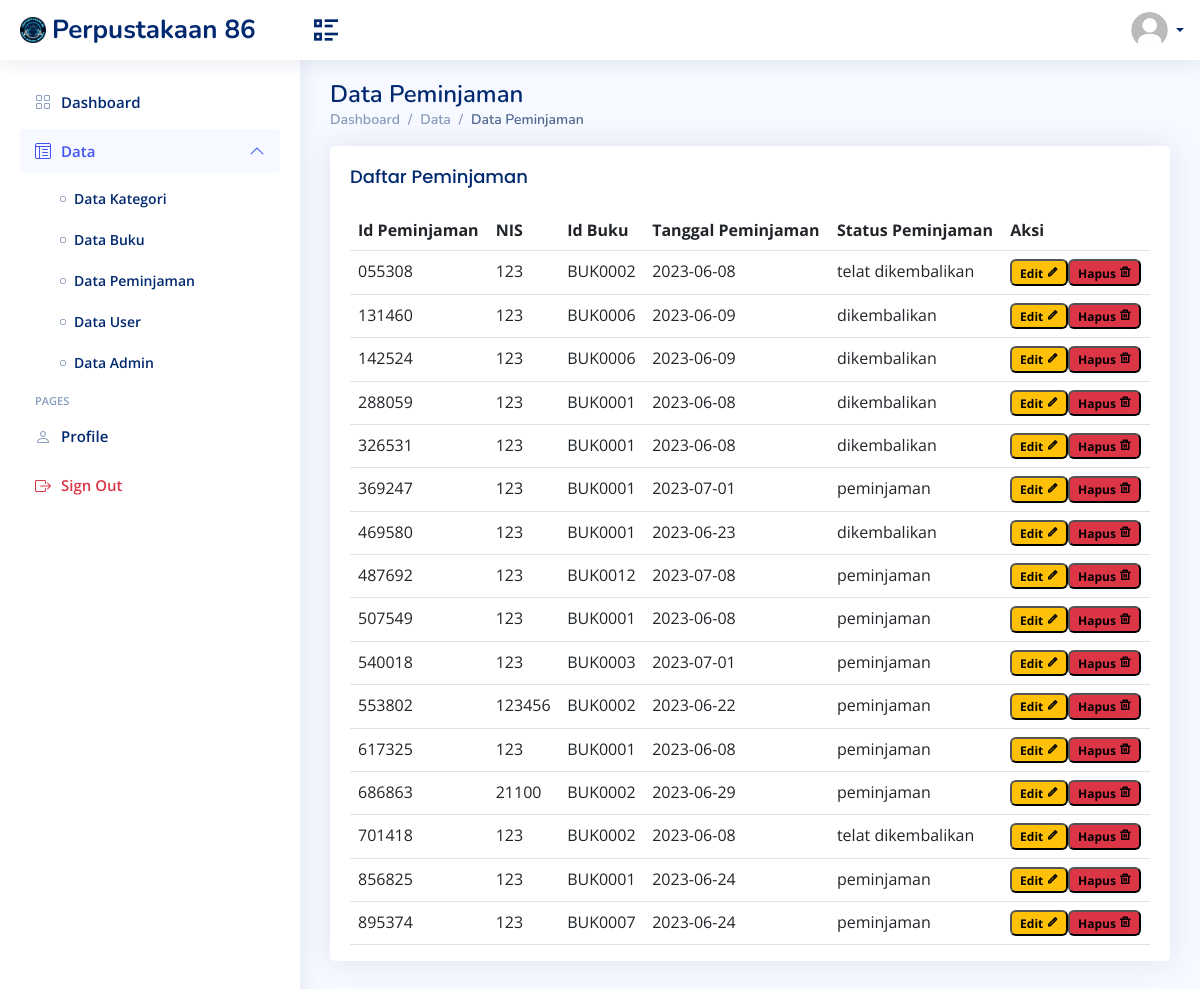
/tables-data-peminjaman.php, run on the app's committed database.
### tables this page shows
CREATE TABLE `peminjaman` (
  `id_peminjaman` char(6) NOT NULL,
  `nis` char(10) NOT NULL,
  `id_buku` char(7) NOT NULL,
  `tanggal_peminjaman` date NOT NULL,
  `status_peminjaman` varchar(20) NOT NULL
);

### tables-data-peminjaman.php (the view, shortened to what this page needs)
<?php
  include("connectDB.php");
    $sql = "SELECT nama FROM akunadmin WHERE nip='$nisnip'";
    $result = mysqli_query($conn, $sql);
    $row = mysqli_fetch_assoc($result);
    $profile = $row['nama'];
    $sql = "SELECT * FROM peminjaman";
    $result = mysqli_query($conn, $sql);
?>
<!DOCTYPE html>
<html lang="en">
<head>
  <link href="assets/vendor/bootstrap/css/bootstrap.min.css" rel="stylesheet">
  <link href="assets/vendor/bootstrap-icons/bootstrap-icons.css" rel="stylesheet">
  <link href="assets/vendor/boxicons/css/boxicons.min.css" rel="stylesheet">
  <link href="assets/vendor/quill/quill.snow.css" rel="stylesheet">
  <link href="assets/vendor/quill/quill.bubble.css" rel="stylesheet">
  <link href="assets/vendor/remixicon/remixicon.css" rel="stylesheet">
  <link href="assets/vendor/simple-datatables/style.css" rel="stylesheet">
  <link href="assets/css/style.css" rel="stylesheet">
  <link href="assets/css/main.css" rel="stylesheet"/>
</head>
<body>
  <header id="header" class="header fixed-top d-flex align-items-center">
    <div class="d-flex align-items-center justify-content-between">
      <a href="dashboardadmin.php" class="logo d-flex align-items-center">
        <img src="assets/img/LogoFix.png" alt="Logo">
        <span class="d-none d-lg-block">Perpustakaan 86</span>
      </a>
      <i class="ri-list-check-2 toggle-sidebar-btn"></i>
    </div>
    <nav class="header-nav ms-auto">
      <ul class="d-flex align-items-center">
        <li class="nav-item dropdown pe-3">
          <a class="nav-link nav-profile d-flex align-items-center pe-0" href="#" data-bs-toggle="dropdown">
            <img src="assets/img/default.jpg" alt="Profile" class="rounded-circle">
            <span class="d-none d-md-block dropdown-toggle ps-2"><?php echo $profile; ?></span>
          </a>
        </li>
      </ul>
    </nav>
  </header>
  <aside id="sidebar" class="sidebar">
    <ul class="sidebar-nav" id="sidebar-nav">
      <li class="nav-item">
        <a class="nav-link collapsed" href="dashboardadmin.php">
          <i class="bi bi-grid"></i>
          <span>Dashboard</span>
        </a>
      </li>
      <li class="nav-item">
        <a class="nav-link " data-bs-target="#tables-nav" data-bs-toggle="collapse" href="#">
          <i class="bi bi-layout-text-window-reverse"></i><span>Data</span><i class="bi bi-chevron-down ms-auto"></i>
        </a>
        <ul id="tables-nav" class="nav-content collapse show" data-bs-parent="#sidebar-nav">
          <li>
            <a href="tables-data-kategori.php">
              <i class="bi bi-circle"></i><span>Data Kategori</span>
            </a>
          </li>
          <li>
            <a href="tables-data-buku.php">
              <i class="bi bi-circle"></i><span>Data Buku</span>
            </a>
          </li>
          <li>
            <a href="tables-data-peminjaman.php">
              <i class="bi bi-circle"></i><span>Data Peminjaman</span>
            </a>
          </li>
          <li>
            <a href="tables-data-user.php">
              <i class="bi bi-circle"></i><span>Data User</span>
            </a>
          </li>
          <li>
            <a href="tables-data-admin.php">
              <i class="bi bi-circle"></i><span>Data Admin</span>
            </a>
          </li>
        </ul>
      </li>
      <li class="nav-heading">Pages</li>
      <li class="nav-item">
        <a class="nav-link collapsed" href="users-profile.php">
          <i class="bi bi-person"></i>
          <span>Profile</span>
        </a>
      </li>
      <li class="nav-item">
        <a class="nav-link collapsed" href="logout.php">
          <i class="bi bi-box-arrow-right text-danger"></i>
          <span class="text-danger">Sign Out</span>
        </a>
      </li>
    </ul>
  </aside>
  <main id="main" class="main">
    <div class="pagetitle">
      <h1>Data Peminjaman</h1>
      <nav>
        <ol class="breadcrumb">
          <li class="breadcrumb-item"><a href="dashboardadmin.php">Dashboard</a></li>
          <li class="breadcrumb-item">Data</li>
          <li class="breadcrumb-item active">Data Peminjaman</li>
        </ol>
      </nav>
    </div>
    <section class="section">
      <div class="col-12">
        <div class="card top-selling overflow-auto">
          <div class="card-body pb-0">
            <div class="d-flex align-items-center justify-content-between">
              <h5 class="card-title">Daftar Peminjaman</h5>
            </div>
            <table class="table datatable">
              <thead>
                <tr>
                  <th>Id Peminjaman</th>
                  <th>NIS</th>
                  <th>Id Buku</th>
                  <th>Tanggal Peminjaman</th>
                  <th>Status Peminjaman</th>
                  <th>Aksi</th>
                </tr>
              </thead>
              <tbody>
                <?php while($row = mysqli_fetch_assoc($result)){
                echo "<tr>";
                echo "<td>" . $row['id_peminjaman'] . "</td>";
                echo "<td>" . $row['nis'] . "</td>";
                echo "<td>" . $row['id_buku'] . "</td>";
                echo "<td>" . $row['tanggal_peminjaman'] . "</td>";
                echo "<td>" . $row['status_peminjaman'] . "</td>";
                echo "<td>";
                echo "<a href='peminjaman-edit.php?id_peminjaman=" . $row['id_peminjaman'] . "'><button class='badge bg-warning'>Edit <i class='ri-pencil-line'></i></button></a>";
                echo "<a href='tables-data-peminjaman.php?id_peminjaman=" . $row['id_peminjaman'] . "' onclick=\"return confirm('Apakah Anda yakin ingin menghapus data ini?')\">";
                echo "<button class='badge bg-danger'>Hapus <i class='ri-delete-bin-line'></i></button>";
                echo "</a>";
                echo "</td>";
                echo "</tr>";
                }?>
              </tbody>
            </table>
          </div>
        </div>
      </div>
    </section>
  </main>
</body>
</html>

### assets/css/style.css (style rules this page uses)
:root { scroll-behavior: smooth; }
body { font-family: "Open Sans", sans-serif; background: #f6f9ff; color: #444444; }
a { color: #4154f1; text-decoration: none; }
h1, h2, h3, h4, h5, h6 { font-family: "Nunito", sans-serif; }
#main { margin-top: 60px; padding: 20px 30px; transition: all 0.3s; }
.pagetitle { margin-bottom: 10px; }
.pagetitle h1 { font-size: 24px; margin-bottom: 0; font-weight: 600; color: #012970; }
.card { margin-bottom: 30px; border: none; border-radius: 5px; box-shadow: 0px 0 30px rgba(1, 41, 112, 0.1); }
.card-title { padding: 20px 0 15px 0; font-size: 18px; font-weight: 500; color: #012970; font-family: "Poppins", sans-serif; }
.card-body { padding: 0 20px 20px 20px; }
.breadcrumb { font-size: 14px; font-family: "Nunito", sans-serif; color: #899bbd; font-weight: 600; }
.breadcrumb a { color: #899bbd; transition: 0.3s; }
.breadcrumb .breadcrumb-item::before { color: #899bbd; }
.breadcrumb .active { color: #51678f; font-weight: 600; }
.logo { line-height: 1; }
@media (min-width: 1200px) { .logo { width: 280px; } }
.logo img { max-height: 26px; margin-right: 6px; }
.logo span { font-size: 26px; font-weight: 700; color: #012970; font-family: "Nunito", sans-serif; }
.header { transition: all 0.5s; z-index: 997; height: 60px; box-shadow: 0px 2px 20px rgba(1, 41, 112, 0.1); background-color: #fff; padding-left: 20px; }
.header .toggle-sidebar-btn { font-size: 32px; padding-left: 10px; cursor: pointer; color: #012970; }
.header-nav ul { list-style: none; }
.header-nav>ul { margin: 0; padding: 0; }
.header-nav .nav-profile { color: #012970; }
.header-nav .nav-profile img { max-height: 36px; }
.header-nav .nav-profile span { font-size: 14px; font-weight: 600; }
.sidebar { position: fixed; top: 60px; left: 0; bottom: 0; width: 300px; z-index: 996; transition: all 0.3s; padding: 20px; overflow-y: auto; scrollbar-width: thin; scrollbar-color: #aab7cf transparent; box-shadow: 0px 0px 20px rgba(1, 41, 112, 0.1); background-color: #fff; }
@media (min-width: 1200px) { #main, #footer { margin-left: 300px; } }
.sidebar-nav { padding: 0; margin: 0; list-style: none; }
.sidebar-nav li { padding: 0; margin: 0; list-style: none; }
.sidebar-nav .nav-item { margin-bottom: 5px; }
.sidebar-nav .nav-heading { font-size: 11px; text-transform: uppercase; color: #899bbd; font-weight: 600; margin: 10px 0 5px 15px; }
.sidebar-nav .nav-link { display: flex; align-items: center; font-size: 15px; font-weight: 600; color: #4154f1; transition: 0.3; background: #f6f9ff; padding: 10px 15px; border-radius: 4px; }
.sidebar-nav .nav-link i { font-size: 16px; margin-right: 10px; color: #4154f1; }
.sidebar-nav .nav-link.collapsed { color: #012970; background: #fff; }
.sidebar-nav .nav-link.collapsed i { color: #899bbd; }
.sidebar-nav .nav-link .bi-chevron-down { margin-right: 0; transition: transform 0.2s ease-in-out; }
.sidebar-nav .nav-link:not(.collapsed) .bi-chevron-down { transform: rotate(180deg); }
.sidebar-nav .nav-content { padding: 5px 0 0 0; margin: 0; list-style: none; }
.sidebar-nav .nav-content a { display: flex; align-items: center; font-size: 14px; font-weight: 600; color: #012970; transition: 0.3; padding: 10px 0 10px 40px; transition: 0.3s; }
.sidebar-nav .nav-content a i { font-size: 6px; margin-right: 8px; line-height: 0; border-radius: 50%; }

### assets/css/main.css (style rules this page uses)
.badge { color: black; }

### data on the page
peminjaman: id_peminjaman "055308", nis "123", id_buku "BUK0002", tanggal_peminjaman "2023-06-08", status_peminjaman "telat dikembalikan"
peminjaman: id_peminjaman "131460", nis "123", id_buku "BUK0006", tanggal_peminjaman "2023-06-09", status_peminjaman "dikembalikan"
peminjaman: id_peminjaman "142524", nis "123", id_buku "BUK0006", tanggal_peminjaman "2023-06-09", status_peminjaman "dikembalikan"
peminjaman: id_peminjaman "288059", nis "123", id_buku "BUK0001", tanggal_peminjaman "2023-06-08", status_peminjaman "dikembalikan"
peminjaman: id_peminjaman "326531", nis "123", id_buku "BUK0001", tanggal_peminjaman "2023-06-08", status_peminjaman "dikembalikan"
peminjaman: id_peminjaman "369247", nis "123", id_buku "BUK0001", tanggal_peminjaman "2023-07-01", status_peminjaman "peminjaman"
peminjaman: id_peminjaman "469580", nis "123", id_buku "BUK0001", tanggal_peminjaman "2023-06-23", status_peminjaman "dikembalikan"
peminjaman: id_peminjaman "487692", nis "123", id_buku "BUK0012", tanggal_peminjaman "2023-07-08", status_peminjaman "peminjaman"
peminjaman: id_peminjaman "507549", nis "123", id_buku "BUK0001", tanggal_peminjaman "2023-06-08", status_peminjaman "peminjaman"
peminjaman: id_peminjaman "540018", nis "123", id_buku "BUK0003", tanggal_peminjaman "2023-07-01", status_peminjaman "peminjaman"
peminjaman: id_peminjaman "553802", nis "123456", id_buku "BUK0002", tanggal_peminjaman "2023-06-22", status_peminjaman "peminjaman"
peminjaman: id_peminjaman "617325", nis "123", id_buku "BUK0001", tanggal_peminjaman "2023-06-08", status_peminjaman "peminjaman"
peminjaman: id_peminjaman "686863", nis "21100", id_buku "BUK0002", tanggal_peminjaman "2023-06-29", status_peminjaman "peminjaman"
peminjaman: id_peminjaman "701418", nis "123", id_buku "BUK0002", tanggal_peminjaman "2023-06-08", status_peminjaman "telat dikembalikan"
peminjaman: id_peminjaman "856825", nis "123", id_buku "BUK0001", tanggal_peminjaman "2023-06-24", status_peminjaman "peminjaman"
peminjaman: id_peminjaman "895374", nis "123", id_buku "BUK0007", tanggal_peminjaman "2023-06-24", status_peminjaman "peminjaman"
